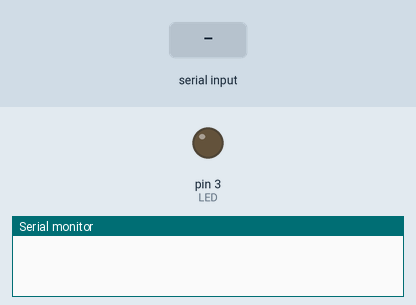
Recording of a sketch running on a simulated Arduino Uno, built with avr-gcc and run on an emulated ATmega328P. Shown: output pins drawn as LEDs (lit = HIGH), the last lines printed to the serial monitor. The inputs (shaded band) are chosen by the test bench.

Above: at 1.2 s.
1.3 s: "!on" received over Serial
At 3.5 s:
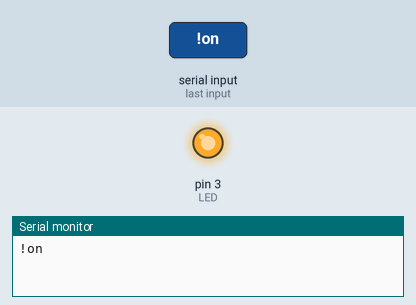
3.8 s: "!off" received over Serial
At 5.6 s:
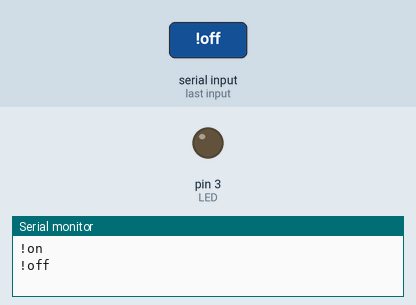
Timing chart, 0 to 7.1 s (numbered marks = the images above; inputs shaded):
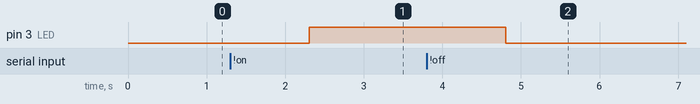

Measured:
- after the input at 1.3 s, pin 3 (LED): LOW → HIGH after 1.0 s
- after the input at 3.8 s, pin 3 (LED): HIGH → LOW after 1.0 s

The sketch:

JavaToArduino.ino
```cpp
#define LED 3

void setup()
{
    Serial.begin(9600);
    pinMode(LED, OUTPUT);
}

void loop()
{
    String text = Serial.readString();

    if (text.length() > 0) {
      Serial.println(text);

      if (text.startsWith("!on")){
        digitalWrite(LED, HIGH);
      } else if (text.startsWith("!off")) {
        digitalWrite(LED, LOW);
      }
    }

}
```
